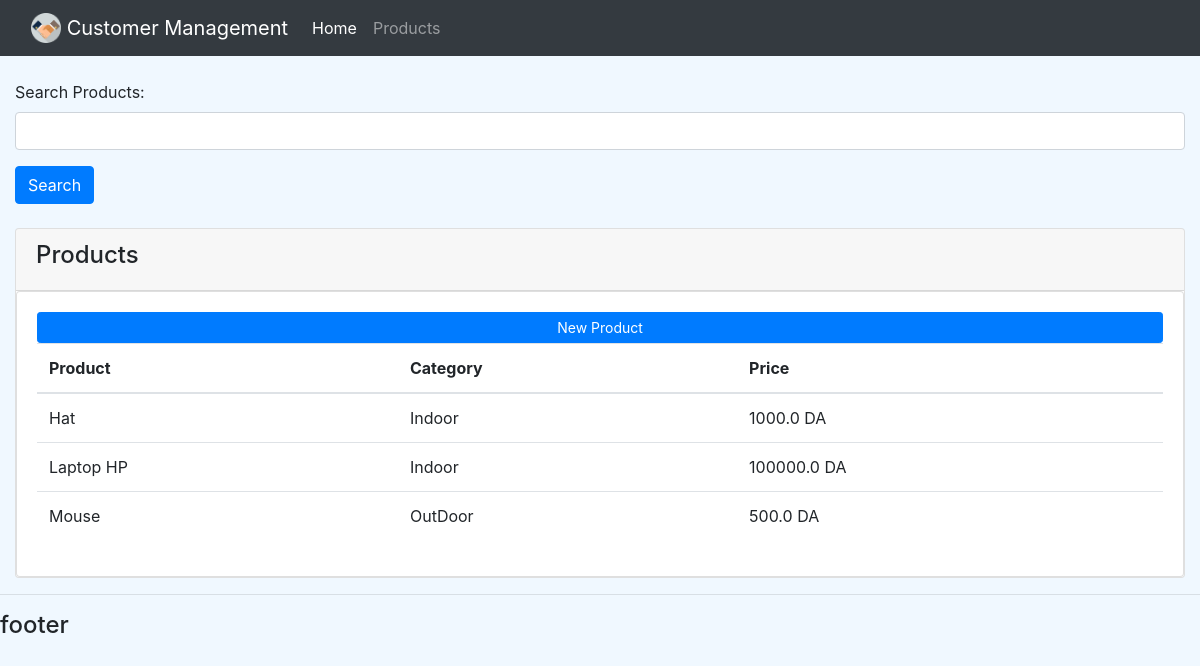
/products/, run on an earlier commit of the app's database.
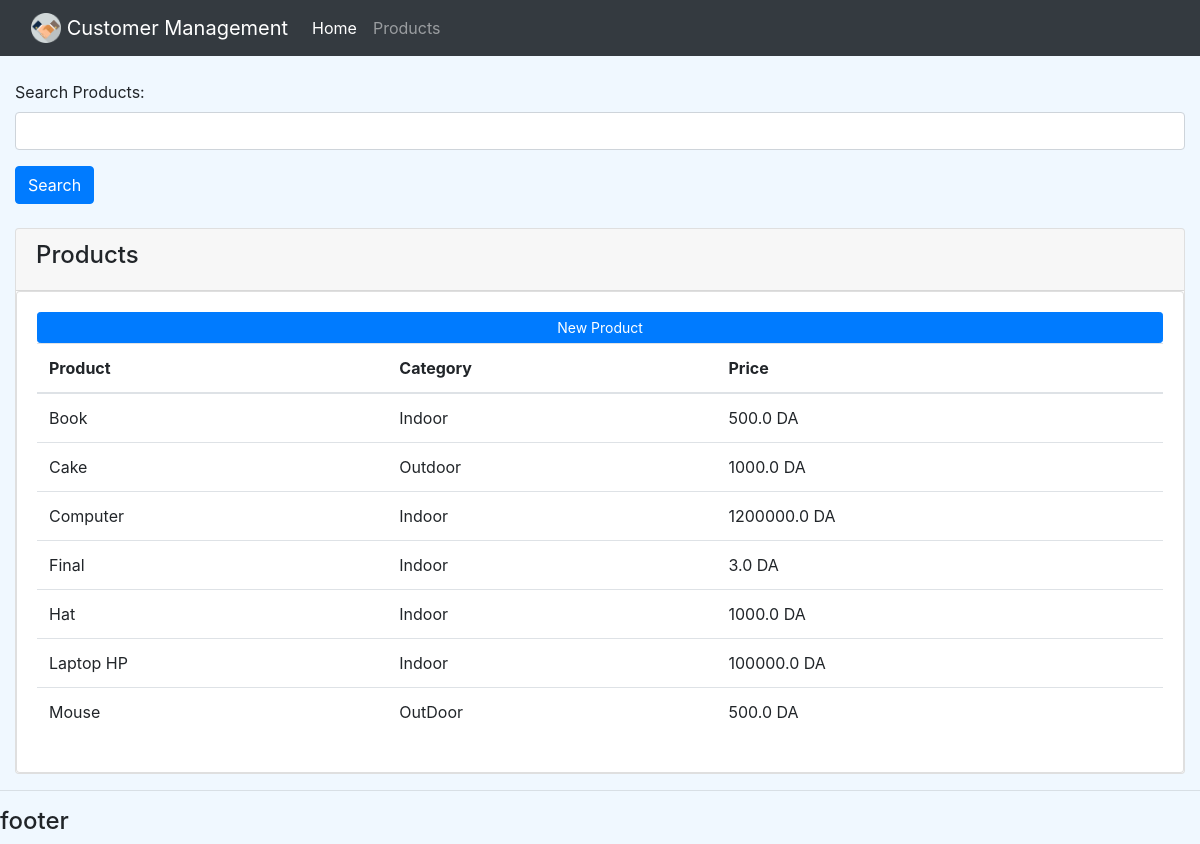
And on a later commit of the database.
### accounts/models.py (models this page shows, shortened)
class Product(models.Model):
    CATEGORY = (('Indoor', 'Indoor'), ('OutDoor', 'OutDoor'))
    name = models.CharField(max_length=200, null=True)
    price = models.FloatField(null=True)
    category = models.CharField(max_length=200, null=True, choices=CATEGORY)
    description = models.CharField(max_length=200, null=True)
    date_created = models.DateTimeField(auto_now_add=True, null=True)
    tags = models.ManyToManyField(Tag, related_name='products')

### accounts/views.py (the view)
# urls.py: path('products/', views.products, name='products'),
def products(request):
    Products = Product.objects.all().order_by("name")
    context = {'products': Products}
    return render(request, 'accounts/products.html', context)

### accounts/templates/accounts/products.html
{% extends 'accounts/main.html' %}
{% block content %}
    <div class="container-fluid">
        <form>
            <div class="form-group">
                <label>Search Products:</label>
                <input type="text" class="form-control" id="exampleInputEmail1" aria-describedby="emailHelp">
            </div>
            <button type="submit" class="btn btn-primary">Search</button>
        </form>
        <br>
        <div class="card">
            <div class="card-header">
                <h4>Products</h4>
            </div>
            <div class="card card-body">
                <a class="btn btn-primary btn-sm btn-block" href="{% url 'new_product' %}">New Product</a>
                <table class="table">
                    <thead>
                    <tr>
                        <th scope="col">Product</th>
                        <th scope="col">Category</th>
                        <th scope="col">Price</th>
                    </tr>
                    </thead>
                    <tbody>
                    {% for product in products %}
                    <tr>
                        <td>{{ product.name }}</td>
                        <td>{{ product.category }}</td>
                        <td>{{ product.price }} DA</td>
                    </tr>
                    {% endfor %}
                    </tbody>
                </table>
            </div>
        </div>
    </div>
{% endblock content %}

What changed in the data, as far as the page shows it:
added Product: name "Book", category "Indoor", price "500.0"
added Product: name "Cake", category "Outdoor", price "1000.0"
added Product: name "Computer", category "Indoor", price "1200000.0"
added Product: name "Final", category "Indoor", price "3.0"
